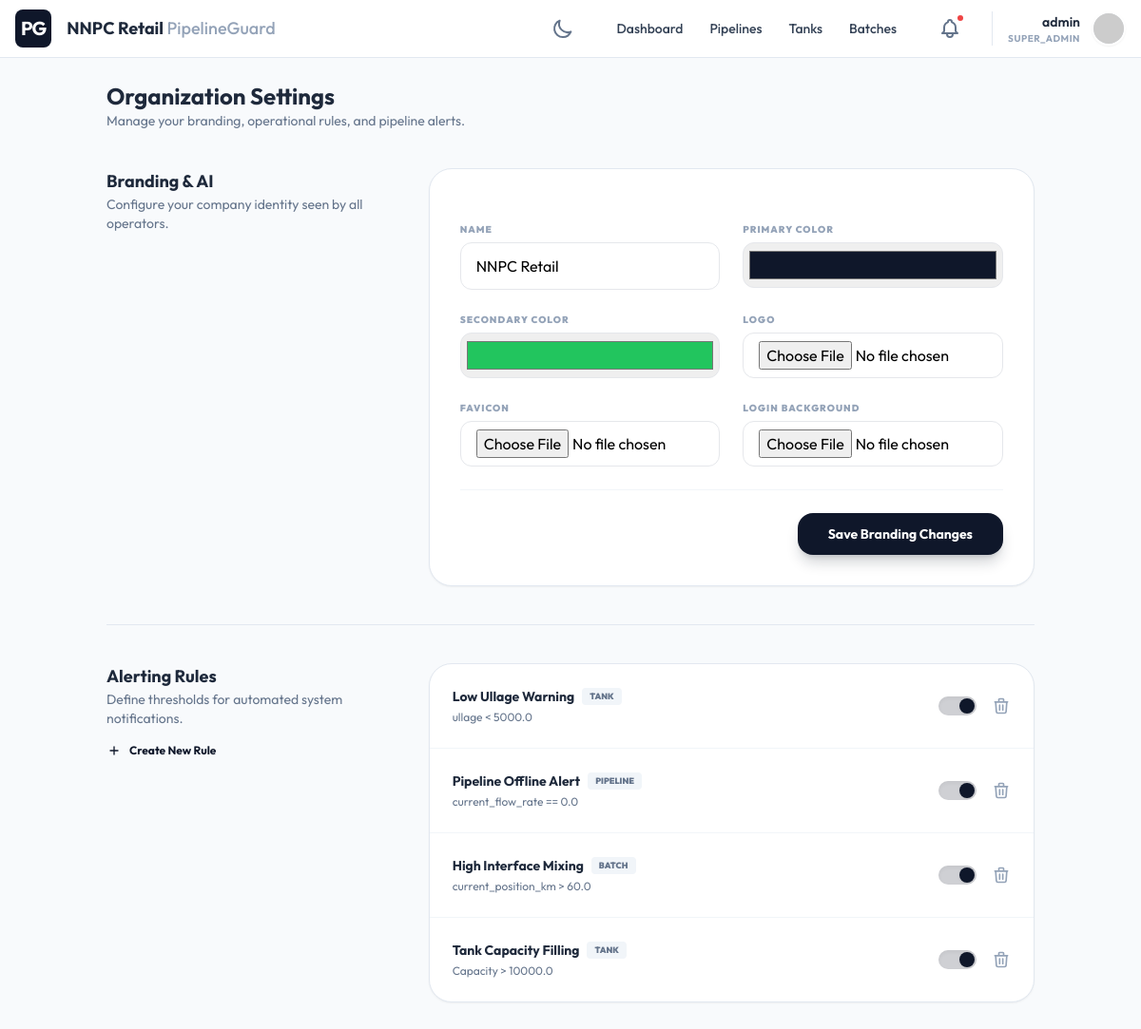
/settings/ (signed in), run on the app's committed database.
### core/models.py (models this page shows, shortened)
class Tenant(models.Model):
    name = models.CharField(max_length=255, unique=True)
    domain_name = models.CharField(max_length=255, unique=True, help_text="e.g., omc1.pipelineguard.com")
    api_key = models.CharField(max_length=64, unique=True, default=generate_api_key, editable=False)
    primary_color = models.CharField(max_length=20, default="#0f172a")
    secondary_color = models.CharField(max_length=20, default="#3b82f6")
    logo = models.ImageField(upload_to="tenant_logos/", null=True, blank=True)
    favicon = models.ImageField(upload_to="tenant_favicons/", null=True, blank=True)
    login_background = models.ImageField(upload_to="tenant_backgrounds/", null=True, blank=True)
    created_at = models.DateTimeField(auto_now_add=True)
    updated_at = models.DateTimeField(auto_now=True)

class User(AbstractUser):
    ROLE_CHOICES = (
        ('SUPER_ADMIN', 'Super Admin'),
        ('TENANT_ADMIN', 'Tenant Admin'),
        ('OPERATOR', 'Operator'),
        ('VIEWER', 'Viewer'),
    )
    tenant = models.ForeignKey(Tenant, on_delete=models.CASCADE, null=True, blank=True, related_name='users')
    role = models.CharField(max_length=20, choices=ROLE_CHOICES, default='VIEWER')
    THEME_CHOICES = (
        ('light', 'Light Mode'),
        ('dark', 'Dark Mode'),
    )
    theme_preference = models.CharField(max_length=10, choices=THEME_CHOICES, default='light')

### alerts/models.py (models this page shows)
class AlertRule(models.Model):
    ENTITY_CHOICES = [('TANK', 'Tank'), ('PIPELINE', 'Pipeline Segment'), ('BATCH', 'Batch'), ('VESSEL', 'Vessel')]
    CONDITION_CHOICES = [('>', 'Greater Than'), ('<', 'Less Than'), ('==', 'Equals'), ('!=', 'Not Equals')]
    tenant = models.ForeignKey(Tenant, on_delete=models.CASCADE, related_name='alert_rules')
    name = models.CharField(max_length=150)
    entity_type = models.CharField(max_length=20, choices=ENTITY_CHOICES)
    entity_id = models.IntegerField(null=True, blank=True, help_text="ID of the specific Tank, Pipeline, etc.")
    metric = models.CharField(max_length=50, help_text="e.g., ullage, pressure, status, interface_volume")
    condition = models.CharField(max_length=5, choices=CONDITION_CHOICES)
    threshold = models.FloatField()
    message_template = models.CharField(max_length=255, help_text="Use {entity} and {value} in string")
    is_active = models.BooleanField(default=True)

### core/views.py (the view)
# urls.py: path('settings/', TenantSettingsView.as_view(), name='tenant_settings'),
class TenantSettingsView(LoginRequiredMixin, UpdateView):
    model = Tenant
    form_class = TenantBrandingForm
    template_name = 'core/settings.html'
    success_url = reverse_lazy('tenant_settings')
    def get_context_data(self, **kwargs):
        context = super().get_context_data(**kwargs)
        from alerts.models import AlertRule
        context['alert_rules'] = AlertRule.objects.filter(tenant=self.request.tenant)
        return context
    def get_object(self, queryset=None):
        return self.request.tenant

### core/forms.py
class TenantBrandingForm(forms.ModelForm):
    class Meta:
        model = Tenant
        fields = ['name', 'primary_color', 'secondary_color', 'logo', 'favicon', 'login_background']
        widgets = {
            'name': forms.TextInput(attrs={'class': 'w-full px-4 py-3 border rounded-xl'}),
            'primary_color': forms.TextInput(attrs={'class': 'w-full px-1 py-1 border rounded-xl h-12', 'type': 'color'}),
            'secondary_color': forms.TextInput(attrs={'class': 'w-full px-1 py-1 border rounded-xl h-12', 'type': 'color'}),
            'logo': forms.FileInput(attrs={'class': 'w-full px-4 py-2 border rounded-xl'}),
            'favicon': forms.FileInput(attrs={'class': 'w-full px-4 py-2 border rounded-xl'}),
            'login_background': forms.FileInput(attrs={'class': 'w-full px-4 py-2 border rounded-xl'}),
        }

### core/context_processors.py (called while the page is built, shortened)
def tenant_branding(request):
    tenant = getattr(request, 'tenant', None)
    return {
        'tenant_name': tenant.name,
        'primary_color': tenant.primary_color,
        'secondary_color': tenant.secondary_color,
        'tenant_logo': tenant.logo.url if tenant.logo else None,
        'tenant_favicon': tenant.favicon.url if tenant.favicon else None,
        'tenant_background': tenant.login_background.url if tenant.login_background else None,
    }

### templates/core/settings.html (shortened to what this page needs)
{% extends 'base.html' %}
{% block content %}
<div class="p-6 max-w-5xl mx-auto space-y-10 pb-20">
    <div>
        <h1 class="text-2xl font-bold text-slate-800 dark:text-white transition-colors">Organization Settings</h1>
        <p class="text-slate-500 dark:text-slate-400 text-sm">Manage your branding, operational rules, and pipeline alerts.</p>
    </div>
    <div class="grid grid-cols-1 lg:grid-cols-3 gap-10">
        <div>
            <h3 class="text-lg font-bold text-slate-800 dark:text-white">Branding & AI</h3>
            <p class="text-sm text-slate-500 dark:text-slate-400">Configure your company identity seen by all operators.</p>
        </div>
        <div class="lg:col-span-2">
            <div class="bg-white dark:bg-slate-800 rounded-3xl border border-slate-200 dark:border-slate-700 shadow-sm p-8 transition-colors">
                <form method="POST" enctype="multipart/form-data" class="space-y-6">
                    <div class="grid grid-cols-1 md:grid-cols-2 gap-6">
                        {% for field in form %}
                            {% if field.name != 'is_active' %}
                            <div class="space-y-1.5">
                                <label class="block text-[10px] font-black text-slate-400 dark:text-slate-500 uppercase tracking-widest">{{ field.label }}</label>
                                <div class="relative">
                                    {{ field }}
                                </div>
                            </div>
                            {% endif %}
                        {% endfor %}
                    </div>
                    <div class="pt-6 border-t border-slate-100 dark:border-slate-700 flex justify-end">
                        <button type="submit" class="bg-primary text-white px-8 py-3 rounded-2xl font-bold text-sm shadow-lg shadow-primary/20 hover:scale-105 transition-all">
                            Save Branding Changes
                        </button>
                    </div>
                </form>
            </div>
        </div>
    </div>
    <hr class="border-slate-200 dark:border-slate-700">
    <div class="grid grid-cols-1 lg:grid-cols-3 gap-10">
        <div>
            <h3 class="text-lg font-bold text-slate-800 dark:text-white">Alerting Rules</h3>
            <p class="text-sm text-slate-500 dark:text-slate-400">Define thresholds for automated system notifications.</p>
            <a href="{% url 'alert_rule_add' %}" class="mt-4 inline-flex items-center gap-2 text-xs font-bold text-primary hover:underline">
                <svg class="w-4 h-4" fill="none" stroke="currentColor" viewBox="0 0 24 24"><path stroke-linecap="round" stroke-linejoin="round" stroke-width="2" d="M12 6v6m0 0v6m0-6h6m-6 0H6"></path></svg>
                Create New Rule
            </a>
        </div>
        <div class="lg:col-span-2">
            <div class="bg-white dark:bg-slate-800 rounded-3xl border border-slate-200 dark:border-slate-700 shadow-sm overflow-hidden transition-colors">
                <div class="divide-y divide-slate-100 dark:divide-slate-700">
                    {% for rule in alert_rules %}
                    <div class="p-6 flex items-center justify-between hover:bg-slate-50 dark:hover:bg-slate-700/30 transition-colors">
                        <div>
                            <div class="flex items-center gap-2 mb-1">
                                <span class="text-sm font-bold text-slate-800 dark:text-white">{{ rule.name }}</span>
                                <span class="px-2 py-0.5 bg-slate-100 dark:bg-slate-700/50 text-slate-500 dark:text-slate-400 text-[9px] font-black uppercase rounded">{{ rule.entity_type }}</span>
                            </div>
                            <p class="text-xs text-slate-500 dark:text-slate-400">{{ rule.metric }} {{ rule.condition }} {{ rule.threshold }}</p>
                        </div>
                        <div class="flex items-center gap-4">
                            <div class="w-10 h-5 bg-primary/20 dark:bg-primary/10 rounded-full relative shadow-inner">
                                <div class="absolute right-0.5 top-0.5 h-4 w-4 bg-primary shadow-sm rounded-full"></div>
                            </div>
                            <button class="text-slate-400 dark:text-slate-600 hover:text-red-500 dark:hover:text-red-400 transition-colors">
                                <svg class="w-5 h-5" fill="none" stroke="currentColor" viewBox="0 0 24 24"><path stroke-linecap="round" stroke-linejoin="round" stroke-width="2" d="M19 7l-.867 12.142A2 2 0 0116.138 21H7.862a2 2 0 01-1.995-1.858L5 7m5 4v6m4-6v6m1-10V4a1 1 0 00-1-1h-4a1 1 0 00-1 1v3M4 7h16"></path></svg>
                            </button>
                        </div>
                    </div>
                    {% empty %}
                    <div class="p-10 text-center text-slate-400 dark:text-slate-500 italic text-sm italic">No alerting rules defined.</div>
                    {% endfor %}
                </div>
            </div>
        </div>
    </div>
</div>
{% endblock %}

### templates/base.html (shortened to what this page needs)
<!DOCTYPE html>
<html lang="en" class="h-full {% if user.theme_preference == 'dark' %}dark{% endif %}">
<head>
    <script src="https://cdn.tailwindcss.com"></script>
    <link rel="stylesheet" href="https://unpkg.com/leaflet@1.9.4/dist/leaflet.css"/>
</head>
<body class="h-full overflow-hidden flex flex-col bg-slate-50 dark:bg-slate-900 transition-colors duration-300"
      hx-headers='{"X-CSRFToken": "{{ csrf_token }}"}'
      x-data="{
        mobileMenuOpen: false,
        darkMode: {% if user.theme_preference == 'dark' %}true{% else %}false{% endif %},
        init() {
            this.$watch('darkMode', val => {
                document.documentElement.classList.toggle('dark', val);
                fetch('{% url 'toggle_theme' %}', {
                    method: 'POST',
                    headers: { 'X-CSRFToken': '{{ csrf_token }}', 'Content-Type': 'application/x-www-form-urlencoded' },
                    body: 'theme=' + (val ? 'dark' : 'light')
                }).then(res => {
                    if (!res.ok) console.error('Failed to sync theme');
                });
            });
            document.documentElement.classList.toggle('dark', this.darkMode);
        }
      }">
    <nav class="bg-white dark:bg-slate-800 border-b border-slate-200 dark:border-slate-700 px-4 py-2.5 flex items-center justify-between z-50 transition-colors">
        <div class="flex items-center gap-4">
            {% if tenant_logo %}
                <img src="{{ tenant_logo }}" alt="{{ tenant_name }}" class="h-8 w-auto">
            {% else %}
                <div class="bg-primary text-white p-1.5 rounded-lg font-bold text-xl uppercase tracking-tighter">PG</div>
            {% endif %}
            <span class="font-bold text-slate-800 dark:text-white text-lg hidden md:block">{{ tenant_name }} <span class="text-slate-400 font-medium">PipelineGuard</span></span>
        </div>
        <div class="flex items-center gap-6">
            <button @click="darkMode = !darkMode"
                    class="p-2 text-slate-500 hover:bg-slate-100 dark:hover:bg-slate-700 rounded-full transition-all ring-inset focus:outline-none focus:ring-2 focus:ring-primary/20">
                <svg x-show="!darkMode" class="w-6 h-6" fill="none" stroke="currentColor" viewBox="0 0 24 24"><path stroke-linecap="round" stroke-linejoin="round" stroke-width="2" d="M20.354 15.354A9 9 0 018.646 3.646 9.003 9.003 0 0012 21a9.003 9.003 0 008.354-5.646z"></path></svg>
            </button>
            <div class="hidden lg:flex items-center gap-1">
                <a href="{% url 'dashboard' %}" class="px-3 py-2 rounded-md text-sm font-medium text-slate-700 dark:text-slate-300 hover:bg-slate-100 dark:hover:bg-slate-700 ">Dashboard</a>
                <a href="{% url 'pipeline_list' %}" class="px-3 py-2 rounded-md text-sm font-medium text-slate-700 dark:text-slate-300 hover:bg-slate-100 dark:hover:bg-slate-700 ">Pipelines</a>
                <a href="{% url 'tank_list' %}" class="px-3 py-2 rounded-md text-sm font-medium text-slate-700 dark:text-slate-300 hover:bg-slate-100 dark:hover:bg-slate-700 ">Tanks</a>
                <a href="{% url 'batch_list' %}" class="px-3 py-2 rounded-md text-sm font-medium text-slate-700 dark:text-slate-300 hover:bg-slate-100 dark:hover:bg-slate-700 ">Batches</a>
            </div>
            <div class="relative" x-data="{ open: false }">
                <a href="{% url 'notification_list' %}" class="p-2 text-slate-500 hover:bg-slate-100 dark:hover:bg-slate-700 rounded-full relative block">
                    <span class="absolute top-1 right-1 w-2.5 h-2.5 bg-red-500 border-2 border-white dark:border-slate-800 rounded-full"></span>
                </a>
            </div>
            <div class="relative flex items-center gap-3 pl-4 border-l border-slate-200 dark:border-slate-700" x-data="{ open: false }">
                <div class="text-right hidden sm:block">
                    <div class="text-sm font-semibold text-slate-800 dark:text-white">{{ user.username }}</div>
                    <div class="text-[10px] uppercase font-bold text-slate-400 tracking-wider">{{ user.role }}</div>
                </div>
                <button @click="open = !open" class="h-9 w-9 bg-slate-200 rounded-full border-2 border-white dark:border-slate-700 overflow-hidden shadow-sm hover:ring-2 hover:ring-primary/20 transition-all">
                    <img src="https://ui-avatars.com/api/?name={{ user.username }}&background=random" alt="User">
                </button>
            </div>
        </div>
    </nav>
    <main class="flex-1 overflow-auto relative">
        {% block content %}{% endblock %}
    </main>
</body>
</html>

### data on the page
Tenant: name "NNPC Retail", form "NNPC Retail" "#0f172a" "#22c55e"
User: username "admin", role "SUPER_ADMIN"
AlertRule: name "Low Ullage Warning", entity_type "TANK", metric "ullage", condition "<", threshold "5000.0"
AlertRule: name "Pipeline Offline Alert", entity_type "PIPELINE", metric "current_flow_rate", condition "==", threshold "0.0"
AlertRule: name "High Interface Mixing", entity_type "BATCH", metric "current_position_km", condition ">", threshold "60.0"
AlertRule: name "Tank Capacity Filling", entity_type "TANK", metric "Capacity", condition ">", threshold "10000.0"

### other printed values
{{ field.label }} "NAME" "PRIMARY COLOR" "SECONDARY COLOR" "LOGO" "FAVICON" "LOGIN BACKGROUND"
